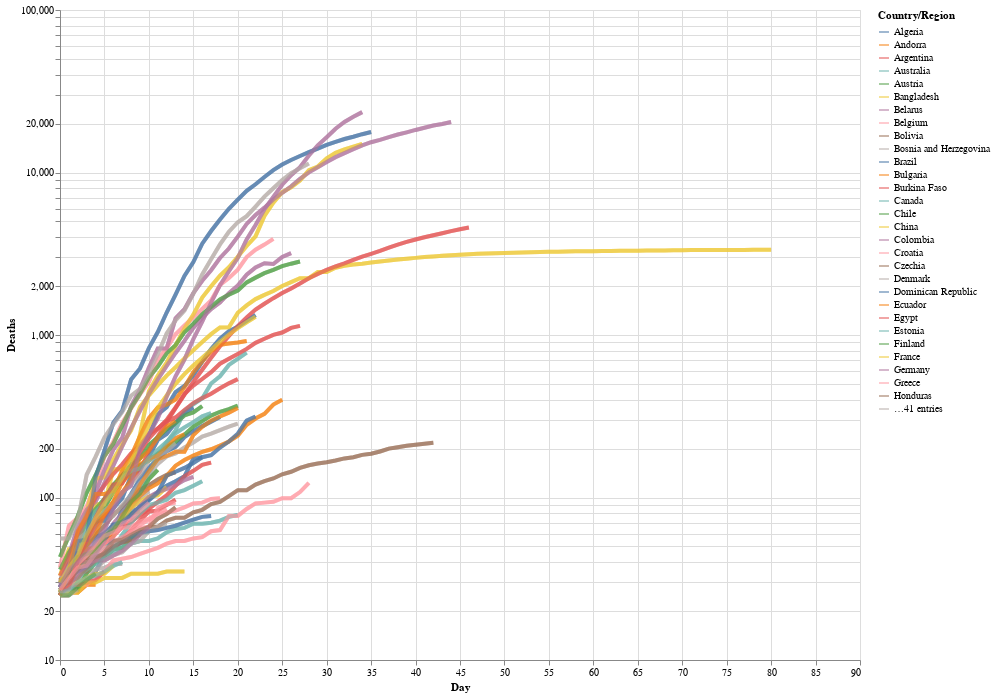

The notebook cell this image was saved under:
### Markdown cell above
It's great that we could add that useful hover tooltip with one line of code `tooltip=['Country/Region', 'Day','Deaths']`, particularly as it adds such information rich interaction to the chart.
One useful aspect of the NYTimes chart was that, when you hovered over a particular curve, it made it stand out against the other. We're going to do something similar here: in the resulting chart, when you click on a curve, the others turn grey.

**Note:** When first attempting to build this chart, I discovered [here](https://github.com/altair-viz/altair/issues/1552) that "multiple conditional values in one encoding are not allowed by the Vega-Lite spec," which is what Altair uses. For this reason, we build the chart, then an overlay, and then combine them.

### Code cell
# Selection tool
selection = alt.selection_single(fields=['Country/Region'])
# Color change when clicked
color = alt.condition(selection,
                    alt.Color('Country/Region:N'),
                    alt.value('lightgray'))


# Base altair plot 
base = alt.Chart(deaths_long).mark_line(strokeWidth=4, opacity=0.7).encode(
    x=alt.X('Day'),
    y=alt.Y('Deaths', scale=alt.Scale(type='log')),
    color='Country/Region',
    tooltip=['Country/Region', 'Day','Deaths']
).properties(
    width=800,
    height=650
)

# Chart
chart = base.encode(
  color=alt.condition(selection, 'Country/Region:N', alt.value('lightgray'))
).add_selection(
  selection
)

# Overlay
overlay = base.encode(
    color='Country/Region',
  opacity=alt.value(0.5),
  tooltip=['Country/Region:N', 'Name:N']
).transform_filter(
  selection
)

# Sum em up!
chart + overlay

### Figure 1 — Vega-Lite specification as saved in the notebook (floating-point values rounded to 4 significant figures; data arrays with more than 128 entries replaced by an {"elided": "..."} marker saying what was removed)
{"config": {"view": {"continuousWidth": 400, "continuousHeight": 300}}, "layer": [{"mark": {"type": "line", "opacity": 0.7, "strokeWidth": 4}, "encoding": {"color": {"condition": {"type": "nominal", "field": "Country/Region", "selection": "selector002"}, "value": "lightgray"}, "tooltip": [{"type": "nominal", "field": "Country/Region"}, {"type": "quantitative", "field": "Day"}, {"type": "quantitative", "field": "Deaths"}], "x": {"type": "quantitative", "field": "Day"}, "y": {"type": "quantitative", "field": "Deaths", "scale": {"type": "log"}}}, "height": 650, "selection": {"selector002": {"type": "single", "fields": ["Country/Region"]}}, "width": 800}, {"mark": {"type": "line", "opacity": 0.7, "strokeWidth": 4}, "encoding": {"color": {"type": "nominal", "field": "Country/Region"}, "opacity": {"value": 0.5}, "tooltip": [{"type": "nominal", "field": "Country/Region"}, {"type": "nominal", "field": "Name"}], "x": {"type": "quantitative", "field": "Day"}, "y": {"type": "quantitative", "field": "Deaths", "scale": {"type": "log"}}}, "height": 650, "transform": [{"filter": {"selection": "selector002"}}], "width": 800}], "data": {"name": "data-5a4f50d62866261aa918d2b8eb801ffb"}, "$schema": "https://vega.github.io/schema/vega-lite/v4.8.1.json", "datasets": {"data-5a4f50d62866261aa918d2b8eb801ffb": {"elided": "5810 records"}}}
